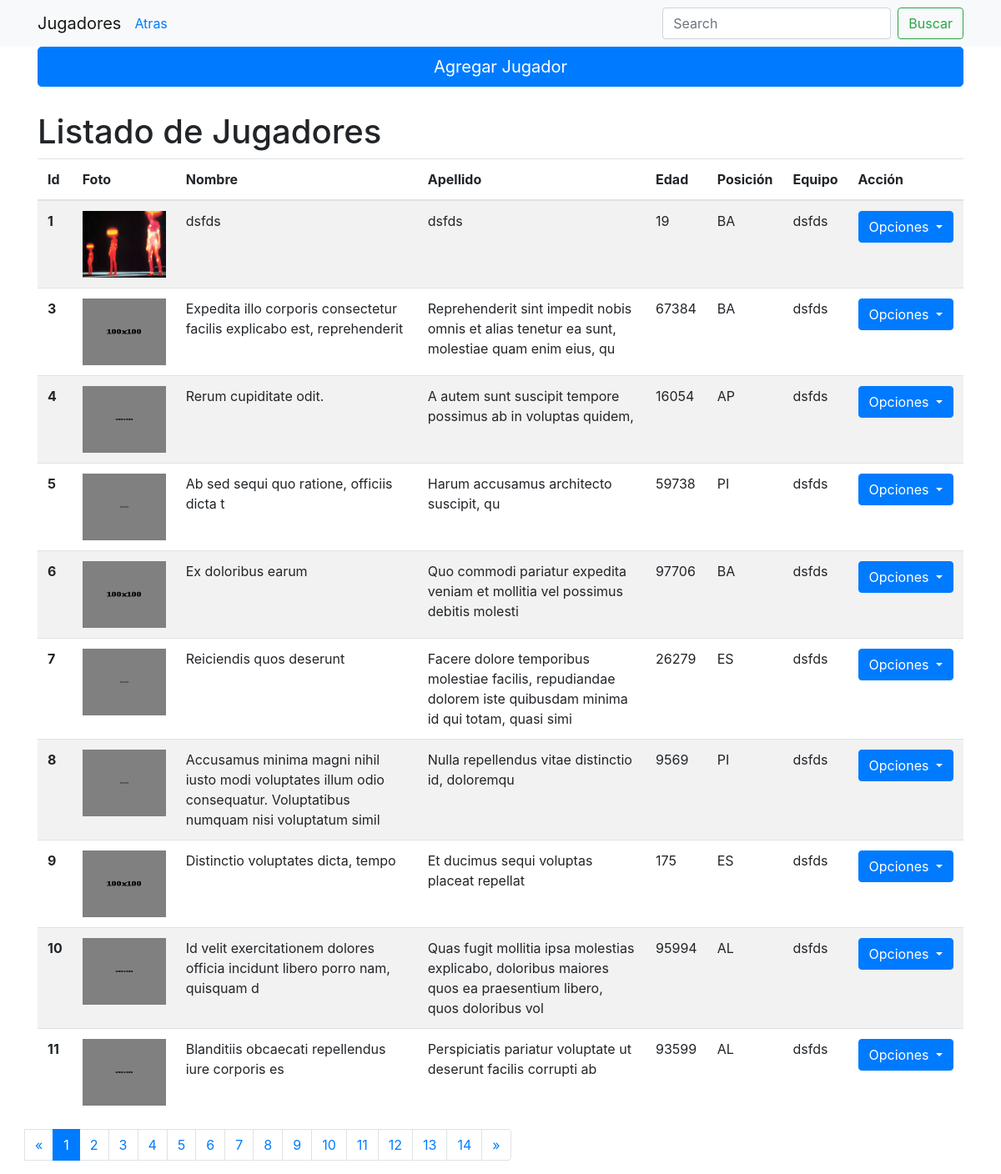
Before: /basket/list_player (signed in) with the older database file.
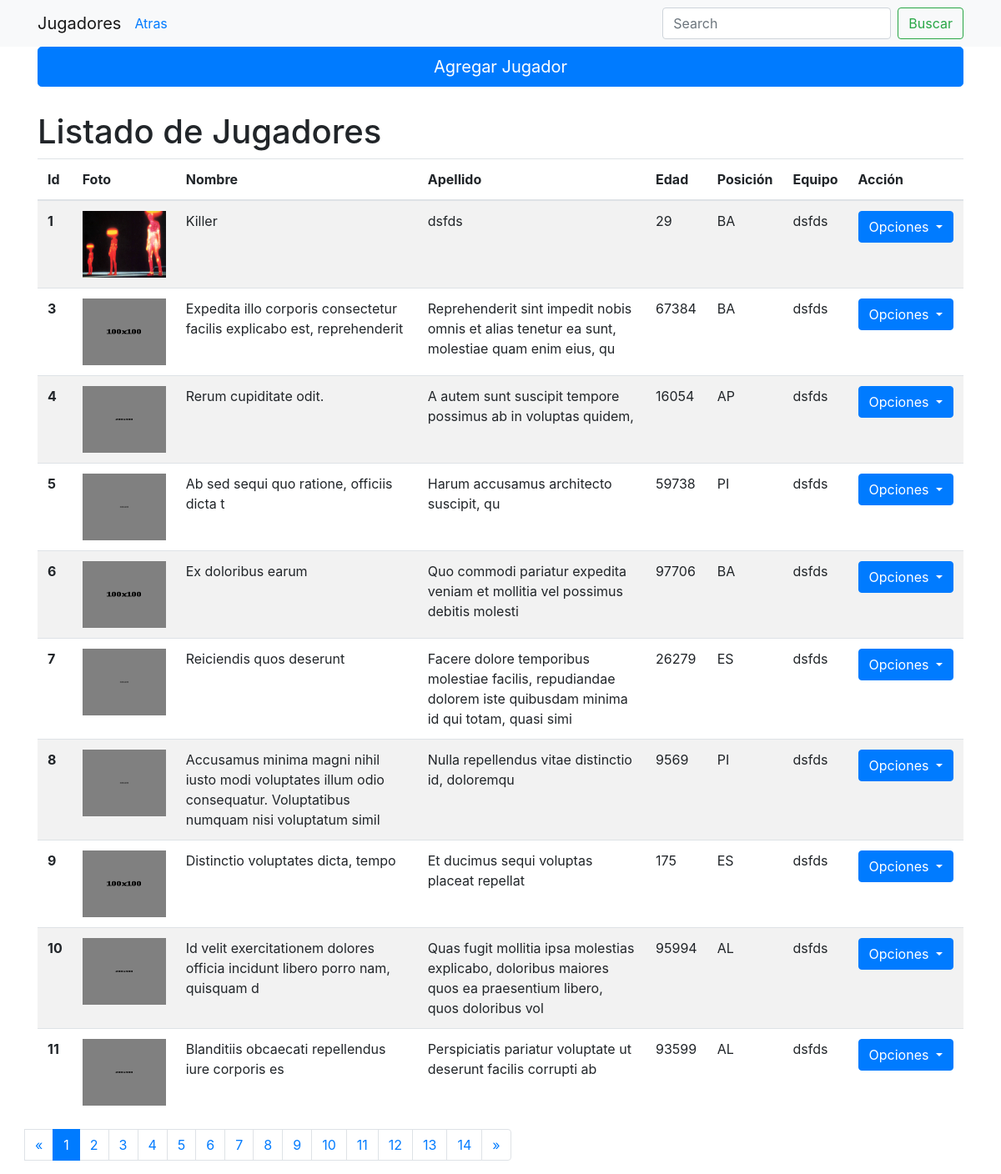
After: the same page with the newer database file.
### basket/models.py (models this page shows, shortened)
class Player(models.Model):
    name = models.CharField(max_length=120)
    nickname = models.CharField(max_length=120)
    birthday = models.DateField(null=True)
    age = models.PositiveIntegerField(null=True)
    rut = models.CharField(max_length=12)
    email = models.EmailField()
    height = models.PositiveIntegerField(help_text="Altura en cm",null=True)
    weight = models.PositiveIntegerField(help_text="Peso en gramos",null=True)
    picture = models.ImageField(upload_to='picture_players')
    position = models.CharField(max_length=60, choices=POSITION_PLAYER_CHOICES)
    team = models.ForeignKey(Team, on_delete=models.CASCADE,null=True)

class Team(models.Model):
    name = models.CharField(max_length=120)
    description = models.TextField()
    logo = models.ImageField(upload_to='logos')
    def __str__(self):
        return self.name

### basket/views.py (the view)
# urls.py: path('list_player', views.listarJugador, name="listPlayer"),
@user_passes_test(lambda u: u.is_superuser, login_url = '../aut/login' )
def listarJugador(request):
    data = {}
    data=Player.objects.all()
    page=request.GET.get('page',1)
    paginator=Paginator(data,10)
    try:
        lista_objetos=paginator.page(page)
    except PageNotAnInteger:
        lista_objetos=paginator.page(1)
    except EmptyPage:
        lista_objetos=paginator.page(paginator.num_pages)
    template_name='player/listarPlayer.html'
    return render(request, template_name,{'lista_objetos':lista_objetos})

### basket/templates/player/listarPlayer.html (shortened to what this page needs)
{% extends 'Bases/listar.html' %}
{% block agregar %}
  <a href="{% url 'addPlayer' %}" class="btn btn-lg btn-primary btn-block" role="button">Agregar Jugador</a>
{% endblock %}
{% block titulo %}
  <a class="navbar-brand" href="#">Jugadores</a>
  <a href="{% url 'OpcionesAdmin' %}">Atras</a>
{% endblock %}
{% block nombreLista %}
  <h1 style="margin-top:30px;">Listado de Jugadores</h1>
{% endblock %}
{% block lista %}
  <thead>
    <tr>
      <th scope="col">Id</th>
      <th scope="col">Foto</th>
      <th scope="col">Nombre</th>
      <th scope="col">Apellido</th>
      <th scope="col">Edad</th>
      <th scope="col">Posición</th>
      <th scope="col">Equipo</th>
      <th scope="col">Acción</th>
    </tr>
  </thead>
  <tbody>
    {% for Objeto in lista_objetos %}
    <tr>
      <th scope="row">{{Objeto.id}}</th>
      <td><img src="{{Objeto.picture.url}}" alt="foto" width="100px" height="80px"></td>
      <td>{{Objeto.name}}</td>
      <td>{{Objeto.nickname}}</td>
      <td>{{Objeto.age}}</td>
      <td>{{Objeto.position}}</td>
      <td>{{Objeto.team}}</td>
      <td>
        <div class="dropdown">
          <button class="btn btn-primary dropdown-toggle" type="button" id="dropdownMenu2" data-toggle="dropdown" aria-haspopup="true" aria-expanded="false">
            Opciones
          </button>
        </div>
      </td>
    </tr>
    {% endfor %}
  </tbody>
{% endblock %}
{% block paginacion %}
{% if lista_objetos.has_other_pages %}
  <ul class="pagination">
    {% if lista_objetos.has_previous %}
      <li class="page-item"><a class="page-link" href="?page={{ lista_objetos.previous_page_number }}">&laquo;</a></li>
    {% else %}
    <li class="disabled"><span class="page-link">&laquo;</span></li>
    {% endif %}
    {% for i in lista_objetos.paginator.page_range %}
      {% if lista_objetos.number == i %}
        <li class="page-item active"><span class="page-link">{{ i }}<span class="sr-only">(current)</span></span></li>
      {% else %}
        <li class="page-item"><a class="page-link" href="?page={{ i }}">{{ i }}</a></li>
      {% endif %}
    {% endfor %}
    {% if lista_objetos.has_next %}
      <li class="page-item"><a class="page-link" href="?page={{ lista_objetos.next_page_number }}">&raquo;</a></li>
    {% else %}
      <li class="disabled"><span class="page-link">&raquo;</span></li>
    {% endif %}
    </ul>
{% endif %}
{% endblock %}

Changed rows visible on the page:
changed Player id 1: name "dsfds" → "Killer"; age "19" → "29"
